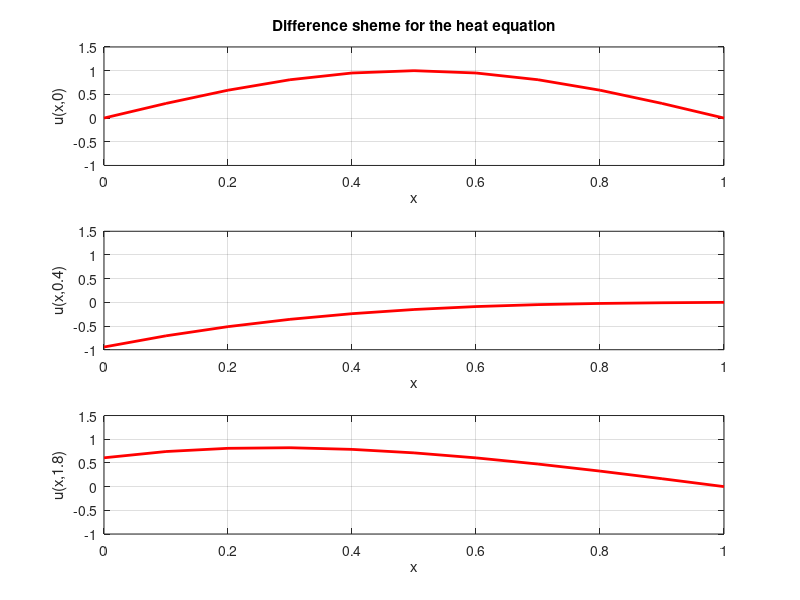

Here is the MATLAB script that generated this plot:
function HeatDS
clear all;
L=1; 
T=2; 
h=L/10; tau=T/500;
x=0:h:L; 
t=0:tau:T;
c=tau/h^2;
% ???????? ?? ????????? ????????????? ?? ?????????????
function y=phi(x)
 y=sin(pi*x);
end

% ???????? ?? ????????????? ? ????? ????
function y=mu(t)
 y=sin(pi*t);
end

% ???????? ?? ????????????? ? ????? ????
function y=nu(t)
 y=0*t;
end

% ???????? ?? ????????? ?????
function y=f(x,t)
 y=(1-x)*(pi+t);
end

% ?????????? ??????????? ?? ?????????
for j=1:length(t)
for i=1:length(x)
if i>1 & i<length(x)
if j==1 u(i,j)=phi(x(i));
else
u(i,j+1)=(1-2*c)*u(i,j)+c*(u(i+1,j)+u(i-1,j))+tau*f(x(i),t(j));
end
else
u(1,j)=-mu(t(j));u(length(x),j)=nu(t(j));
end
end
end

 % ????????

for k = 1:length(t)
    
plot(x,u(:,k),'r','LineWidth',2); 
axis([0 L -1 1.5]);
grid on
title('Difference sheme for the heat equation')
xlabel('x')
ylabel('u(x,t)')
getframe;
end

% ??? ??????? ??????? ?? ??????????
subplot(3,1,1)
plot(x,u(:,1),'r', 'LineWidth',2)
           axis([0 L -1 1.5]);
grid on
title('Difference sheme for the heat equation')
xlabel('x')
ylabel('u(x,0)')
   
subplot(3,1,2)
plot(x,u(:,99),'r', 'LineWidth',2)
            axis([0 L -1 1.5]);
grid on
xlabel('x')
ylabel('u(x,0.4)')
            
   
            

subplot(3,1,3)
plot(x,u(:,449),'r', 'LineWidth',2)
            axis([0 L -1 1.5]);
grid on

xlabel('x')
ylabel('u(x,1.8)')
            
   
           
  


end